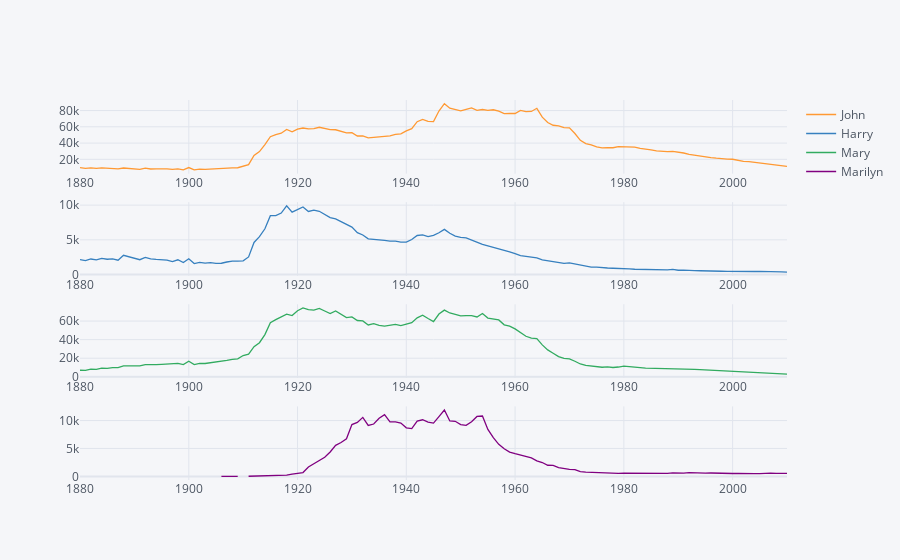

The cell this chart's notebook holds for it:
### Code cell
subset.iplot(kind='line', subplots=True, shape=(4,1))

### Figure 1 — Plotly figure (JSON) as saved in the notebook; plotly's stock layout.template omitted (floating-point values rounded to 4 significant figures; data arrays with more than 128 entries replaced by an {"elided": "..."} marker saying what was removed)
{"data": [{"line": {"color": "rgba(255, 153, 51, 1.0)", "dash": "solid", "shape": "linear", "width": 1.3}, "mode": "lines", "name": "John", "text": "", "type": "scatter", "x": {"elided": "131 int values"}, "xaxis": "x", "y": {"elided": "131 int values"}, "yaxis": "y"}, {"line": {"color": "rgba(55, 128, 191, 1.0)", "dash": "solid", "shape": "linear", "width": 1.3}, "mode": "lines", "name": "Harry", "text": "", "type": "scatter", "x": {"elided": "131 int values"}, "xaxis": "x2", "y": {"elided": "131 int values"}, "yaxis": "y2"}, {"line": {"color": "rgba(50, 171, 96, 1.0)", "dash": "solid", "shape": "linear", "width": 1.3}, "mode": "lines", "name": "Mary", "text": "", "type": "scatter", "x": {"elided": "131 int values"}, "xaxis": "x3", "y": {"elided": "131 int values"}, "yaxis": "y3"}, {"line": {"color": "rgba(128, 0, 128, 1.0)", "dash": "solid", "shape": "linear", "width": 1.3}, "mode": "lines", "name": "Marilyn", "text": "", "type": "scatter", "x": {"elided": "131 int values"}, "xaxis": "x4", "y": {"elided": "131 mixed values"}, "yaxis": "y4"}], "layout": {"autosize": true, "legend": {"bgcolor": "#F5F6F9", "font": {"color": "#4D5663"}}, "paper_bgcolor": "#F5F6F9", "plot_bgcolor": "#F5F6F9", "title": {"font": {"color": "#4D5663"}}, "xaxis": {"anchor": "y", "autorange": true, "domain": [0, 1], "gridcolor": "#E1E5ED", "range": [1880, 2010], "showgrid": true, "tickfont": {"color": "#4D5663"}, "title": {"font": {"color": "#4D5663"}, "text": ""}, "type": "linear", "zerolinecolor": "#E1E5ED"}, "xaxis2": {"anchor": "y2", "autorange": true, "domain": [0, 1], "gridcolor": "#E1E5ED", "range": [1880, 2010], "showgrid": true, "tickfont": {"color": "#4D5663"}, "title": {"font": {"color": "#4D5663"}, "text": ""}, "type": "linear", "zerolinecolor": "#E1E5ED"}, "xaxis3": {"anchor": "y3", "autorange": true, "domain": [0, 1], "gridcolor": "#E1E5ED", "range": [1880, 2010], "showgrid": true, "tickfont": {"color": "#4D5663"}, "title": {"font": {"color": "#4D5663"}, "text": ""}, "type": "linear", "zerolinecolor": "#E1E5ED"}, "xaxis4": {"anchor": "y4", "autorange": true, "domain": [0, 1], "gridcolor": "#E1E5ED", "range": [1880, 2010], "showgrid": true, "tickfont": {"color": "#4D5663"}, "title": {"font": {"color": "#4D5663"}, "text": ""}, "type": "linear", "zerolinecolor": "#E1E5ED"}, "yaxis": {"anchor": "x", "autorange": true, "domain": [0.8063, 1], "gridcolor": "#E1E5ED", "range": [2409.0, 92980.0], "showgrid": true, "tickfont": {"color": "#4D5663"}, "title": {"font": {"color": "#4D5663"}, "text": ""}, "type": "linear", "zerolinecolor": "#E1E5ED"}, "yaxis2": {"anchor": "x2", "autorange": true, "domain": [0.5375, 0.7312], "gridcolor": "#E1E5ED", "range": [-166.7, 10430.0], "showgrid": true, "tickfont": {"color": "#4D5663"}, "title": {"font": {"color": "#4D5663"}, "text": ""}, "type": "linear", "zerolinecolor": "#E1E5ED"}, "yaxis3": {"anchor": "x3", "autorange": true, "domain": [0.2687, 0.4625], "gridcolor": "#E1E5ED", "range": [-1137.0, 78130.0], "showgrid": true, "tickfont": {"color": "#4D5663"}, "title": {"font": {"color": "#4D5663"}, "text": ""}, "type": "linear", "zerolinecolor": "#E1E5ED"}, "yaxis4": {"anchor": "x4", "autorange": true, "domain": [0, 0.1938], "gridcolor": "#E1E5ED", "range": [-642.1, 12540.0], "showgrid": true, "tickfont": {"color": "#4D5663"}, "title": {"font": {"color": "#4D5663"}, "text": ""}, "type": "linear", "zerolinecolor": "#E1E5ED"}}}
